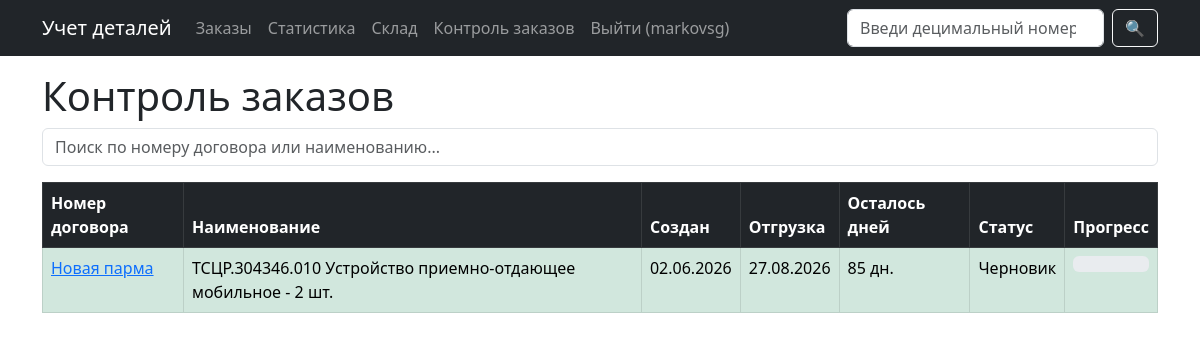
Page /orders-control/ (signed in) on the committed database.
### scanner/models.py (models this page shows, shortened)
class Order(models.Model):
    STATUS_CHOICES = [
        ('draft', 'Черновик'),
        ('in_progress', 'В работе'),
        ('paused', 'Приостановлен'),
        ('completed', 'Завершён'),
        ('shipped', 'Отгружен'),
        ('closed', 'Закрыт'),
    ]
    order_number = models.CharField(max_length=100, verbose_name='Номер договора')
    full_name = models.CharField(max_length=500, unique=True, null=True, blank=True, verbose_name='Полное наименование')
    created_at = models.DateTimeField(auto_now_add=True, verbose_name='Дата создания')
    due_date = models.DateField(null=True, blank=True, verbose_name='Дата отгрузки')
    status = models.CharField(max_length=20, choices=STATUS_CHOICES, default='draft', verbose_name='Статус')
    color1 = models.CharField(max_length=7, default='#ffffff', verbose_name='Цвет 1')
    color2 = models.CharField(max_length=7, default='#ffffff', verbose_name='Цвет 2')
    class Meta:
        verbose_name = 'Заказ'
        verbose_name_plural = 'Заказы'

### scanner/views.py (the view)
# urls.py: path('orders-control/', views.orders_control, name='orders_control'),
@login_required
def orders_control(request):
    if not request.user.is_staff and (not hasattr(request.user, 'employee') or request.user.employee.role not in ['admin', 'dispatcher', 'master', 'technologist', 'supervisor']):
        messages.error(request, 'Недостаточно прав. Обратитесь к администратору.')
        return redirect('home')
    orders = Order.objects.all().order_by('order_number')
    today = date.today()
    orders_data = []
    for order in orders:
        days_left = None
        if order.due_date:
            delta = order.due_date - today
            days_left = delta.days
        total_ops = 0
        completed_ops = 0
        for inst in ItemInstance.objects.filter(order=order, route_card__isnull=False):
            rc = inst.route_card
            total_ops += rc.operations.count()
            completed_ops += rc.operations.filter(status='completed').count()
        progress = int(completed_ops / total_ops * 100) if total_ops > 0 else 0
        orders_data.append({
            'order': order,
            'days_left': days_left,
            'progress': progress,
        })
    return render(request, 'scanner/orders_control.html', {
        'orders_data': orders_data,
        'today': today,
    })

### scanner/templates/scanner/orders_control.html (shortened to what this page needs)
{% extends 'scanner/base.html' %}
{% block content %}
<h1>Контроль заказов</h1>
<div class="mb-3">
    <input type="text" id="controlSearch" class="form-control" placeholder="Поиск по номеру договора или наименованию...">
</div>
<table class="table table-bordered searchable">
    <thead class="table-dark">
        <tr>
            <th>Номер договора</th>
            <th>Наименование</th>
            <th>Создан</th>
            <th>Отгрузка</th>
            <th>Осталось дней</th>
            <th>Статус</th>
            <th>Прогресс</th>
        </tr>
    </thead>
    <tbody>
    {% for entry in orders_data %}
        {% with order=entry.order days=entry.days_left %}
        <tr class="{% if days is not None %}
                {% if days <= 7 %}table-danger
                {% elif days <= 14 %}table-warning
                {% else %}table-success
                {% endif %}
            {% endif %}">
            <td><a href="{% url 'order_tree' order.id %}">{{ order.order_number }}</a></td>
            <td>{{ order.full_name }}</td>
            <td>{{ order.created_at|date:"d.m.Y" }}</td>
            <td>{{ order.due_date|date:"d.m.Y"|default:"—" }}</td>
            <td>
                {% if days is not None %}
                    {{ days }} дн.
                {% else %}
                    —
                {% endif %}
            </td>
            <td>{{ order.get_status_display }}</td>
            <td>
                <div class="progress" style="height: 16px;">
                </div>
            </td>
        </tr>
        {% endwith %}
    {% empty %}
        <tr><td colspan="7">Нет заказов</td></tr>
    {% endfor %}
    </tbody>
</table>
{% endblock %}

### scanner/templates/scanner/base.html (shortened to what this page needs)
<!DOCTYPE html>
<html lang="ru">
<head>
    <link href="https://cdn.jsdelivr.net/npm/bootstrap@5.3.0/dist/css/bootstrap.min.css" rel="stylesheet">
    <link href="https://cdn.jsdelivr.net/npm/bootstrap-icons@1.10.0/font/bootstrap-icons.css" rel="stylesheet">
</head>
<body>
<nav class="navbar navbar-expand-lg navbar-dark bg-dark mb-3">
    <div class="container">
        <a class="navbar-brand" href="{% url 'home' %}">Учет деталей</a>
        <div class="collapse navbar-collapse" id="mainNav">
            <ul class="navbar-nav me-auto">
                <li class="nav-item"><a class="nav-link" href="{% url 'order_list' %}">Заказы</a></li>
                {% if user.is_authenticated and user.employee %}
                    {% with user.employee.role as role %}
                        {% if role in 'admin,dispatcher,master,technologist,supervisor' %}
                            <li class="nav-item"><a class="nav-link" href="{% url 'stats' %}">Статистика</a></li>
                        {% endif %}
                        <li class="nav-item"><a class="nav-link" href="{% url 'warehouse' %}">Склад</a></li>
                        {% if role in 'admin,dispatcher,master,technologist,supervisor' %}
                            <li class="nav-item"><a class="nav-link" href="{% url 'orders_control' %}">Контроль заказов</a></li>
                        {% endif %}
                        <li class="nav-item"><a class="nav-link" href="{% url 'logout' %}">Выйти ({{ user.username }})</a></li>
                    {% endwith %}
                {% elif user.is_authenticated %}
                    <li class="nav-item"><a class="nav-link" href="{% url 'logout' %}">Выйти ({{ user.username }})</a></li>
                {% endif %}
            </ul>
            <form class="d-flex mt-2 mt-lg-0" method="get" action="{% url 'search' %}">
                <input class="form-control me-2" type="search" name="q" placeholder="Введи децимальный номер" aria-label="Search">
                <button class="btn btn-outline-light" type="submit">🔍</button>
            </form>
        </div>
    </div>
</nav>
<div class="container">
    {% block content %}{% endblock %}
</div>
</body>
</html>

### scanner/templates/scanner/base.html (style rules this page uses)
.container { padding-left: 12px; padding-right: 12px; }

### rows in the picture
Order: order.order_number "Новая парма", order.full_name "ТСЦР.304346.010 Устройство приемно-отдающее мобильное - 2 шт.", order.created_at "02.06.2026", order.due_date "27.08.2026", days_left "85", order.status "Черновик"

### other values in the picture
{{ user.username }} "markovsg"
